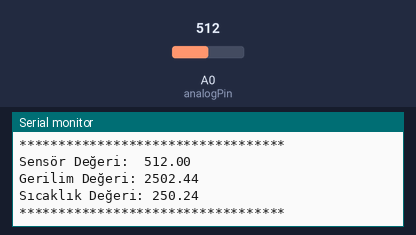
Simulated run of this sketch. Board: Arduino Uno, built with avr-gcc and run on an emulated ATmega328P. Shown: the last lines printed to the serial monitor. Inputs (shaded band) come from the test bench; at power-on: A0 (analogPin) = 512.

Above: at 1.8 s.
1.9 s: A0 (analogPin) set to 716
At 2.5 s:
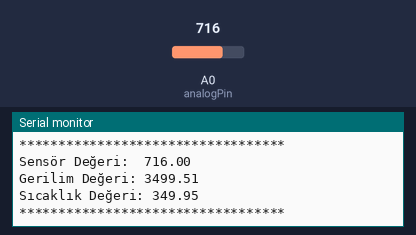
3.4 s: A0 (analogPin) set to 900
At 5.1 s:
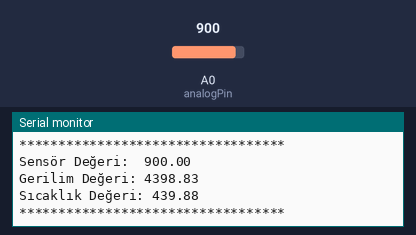
Timing chart, 0 to 6.6 s (numbered marks = the images above; inputs shaded):
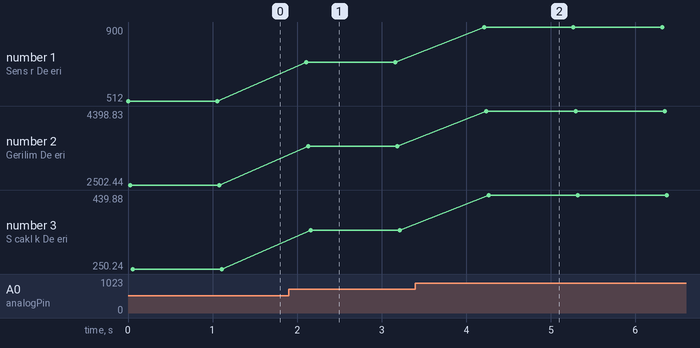

Measured:
- after the input at 1.9 s, the serial monitor: prints a new line after 0.21 s (image 1)
- after the input at 3.4 s, the serial monitor: prints a new line after 0.81 s (image 2)
- plotted number 1: 512 → 716 after the input at 1.9 s, 716 → 900 after the input at 3.4 s
- plotted number 2: 2502.44 → 3499.51 after the input at 1.9 s, 3499.51 → 4398.83 after the input at 3.4 s
- plotted number 3: 250.24 → 349.95 after the input at 1.9 s, 349.95 → 439.88 after the input at 3.4 s

The sketch:

lm_35deneme.ino
```cpp
const int analogPin = A0;
float gerilimDeger = 0;
float sensorDeger = 0;
float sicaklikDeger = 0;

void setup() {

  // Seri port ekranını 9600 baund değerinde başlatıyoruz.
  Serial.begin(9600);
}

void loop() {

 // analogRead() fonksiyonu ile A0 pinindeki değeri okuyoruz.
 sensorDeger = analogRead(analogPin);

 Serial.print("Sensör Değeri:  ");
 Serial.println(sensorDeger);

 // A0 pininden okunan değeri mV cinsinden gerilim değerine dönüştürüyoruz.
 gerilimDeger = (sensorDeger/1023)*5000;

 Serial.print("Gerilim Değeri: ");
 Serial.println(gerilimDeger);

 // Gerilim değerini sıcaklık değerine dönüştürüyoruz.
 sicaklikDeger = gerilimDeger / 10.0;

 Serial.print("Sıcaklık Değeri: ");
 Serial.println(sicaklikDeger);
 Serial.println("**********************************");
 delay(1000);
}
```
